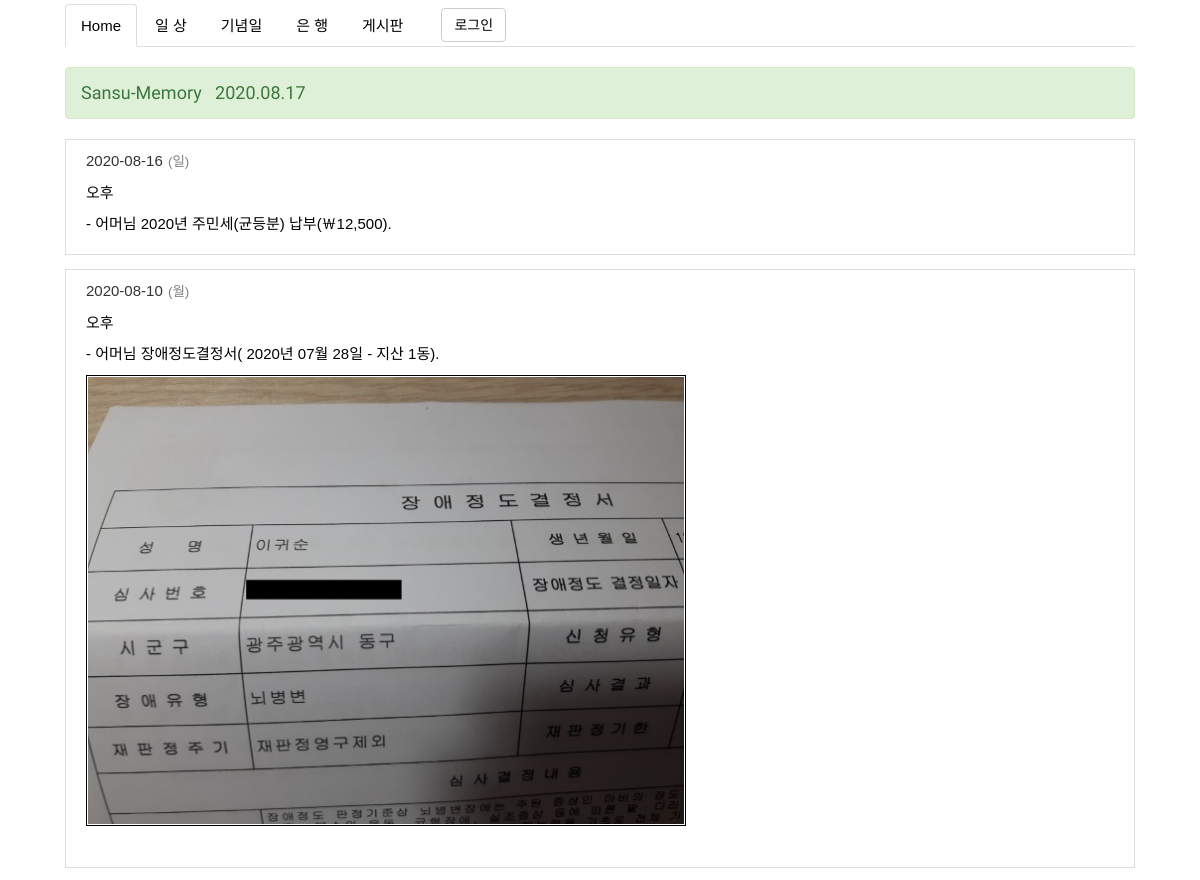
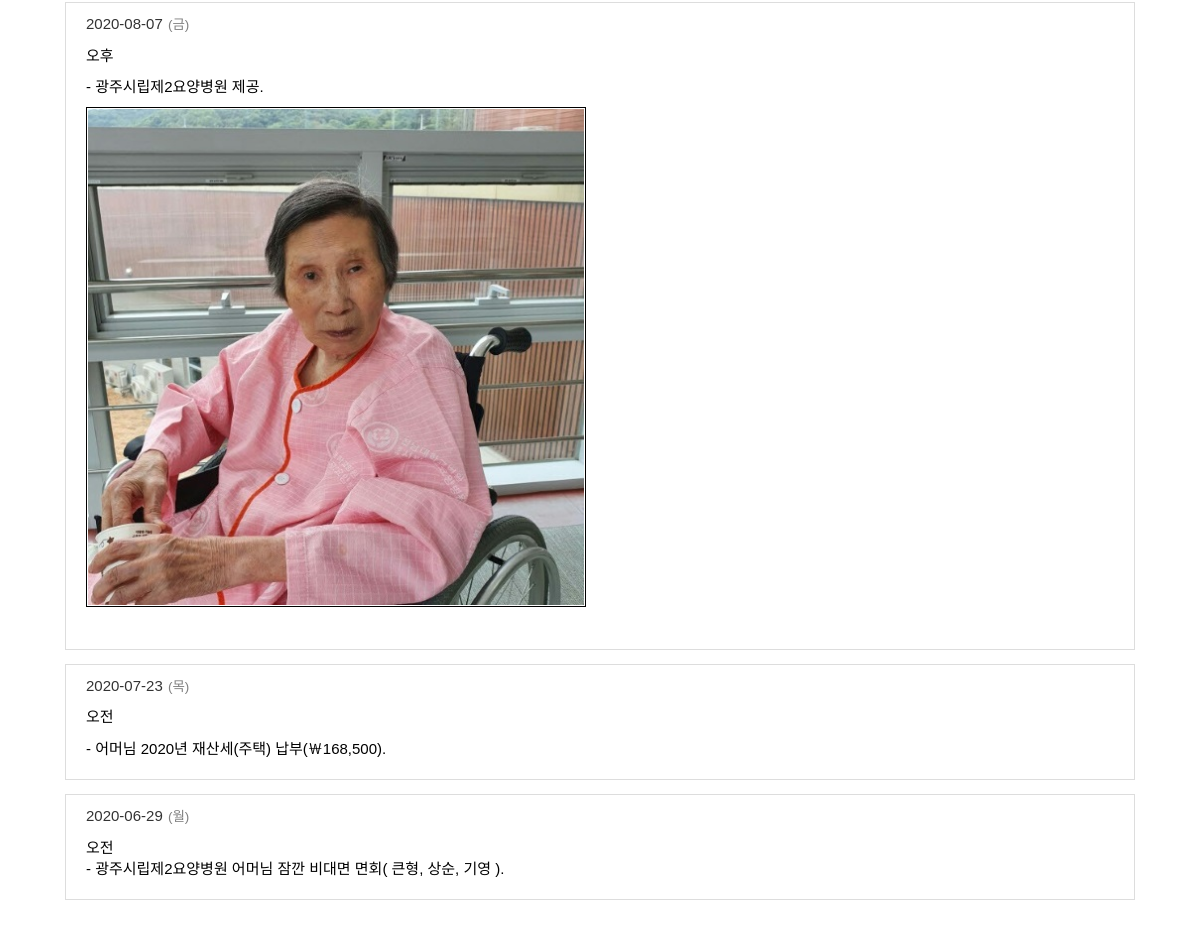
Screenshot of /daily_list/ with the database file from the repository (2 pictures, top to bottom).
### family_site/models.py (models this page shows, shortened)
class Daily(models.Model):
    daily_date = models.DateField('날자', help_text='날자입력')
    daily_day = models.CharField('요일', max_length=4, help_text='토요일 입력')
    daily_content = models.TextField('글내용', help_text='summernote 글 내용')
    daily_created_date = models.DateTimeField('생성일', default=timezone.now, help_text='생성날자')
    daily_published_date = models.DateTimeField('수정일', auto_now=True, help_text='수정날자')
    class Meta:
        ordering = ('-id',)

### family_site/views.py (the view)
# urls.py: path('daily_list/', views.DailyListView.as_view(), name='daily_list'),
class DailyListView(ListView):
    model = Daily
    template_name = 'family_site/daily/daily_list.html'

### family_site/templates/family_site/daily/daily_list.html
{% extends 'main_layout.html' %}
{% load static %}
{% block stylesheet %} {% static 'family_site/css/daily/daily_list.css' %} {% endblock stylesheet %}
{% block content1 %}
{% for i in object_list%}
<div id='daily'>
    <ul>
        <li><span>{{ i.daily_date|date:'Y-m-d' }}</span> <span>({{ i.daily_day }})</span></li>
        <li><span>{{ i.daily_content|safe }}</span></li>
    </ul>
</div>
{% endfor %}
{% endblock content1 %}

### staticfiles/css/main_layout.css (style rules this page uses)
* { padding: 0px; margin: 0px; font-size: 15px; font-family: "맑은 고딕", 나눔고딕, 고딕, Arial, Tahoma, "Trebuche MS", "Times New Roman", 바탕, 바탕체; word-wrap: break-word; }

### family_site/static/family_site/css/daily/daily_list.css (style rules this page uses)
#daily { border: 1px solid #dddddd; padding: 10px 10px 10px 20px; margin-bottom: 14px; display: block; overflow: auto; }
#daily > ul { list-style: none; }
#daily > ul > li:first-child > span+span { font-size: 0.9em; color: gray; padding-left: 1px; }
#daily ul> li:nth-child(2) > span { font-size: 0.9em; color: black; padding-top: 10px; display: block; }
img { display: block; max-width: 98%; max-height: 98%; position: relative; overflow: hidden; border: 1px solid #000000; padding: 1px; }

### rows the page displays
Daily: daily_date "2020-08-16", daily_day "일", daily_content "오후 - 어머님 2020년 주민세(균등분) 납부(￦12,500)."
Daily: daily_date "2020-08-10", daily_day "월", daily_content "오후 - 어머님 장애정도결정서( 2020년 07월 28일 - 지산 1동).", daily_content (picture)
Daily: daily_date "2020-08-07", daily_day "금", daily_content "오후 - 광주시립제2요양병원 제공.", daily_content (picture)
Daily: daily_date "2020-07-23", daily_day "목", daily_content "오전 - 어머님 2020년 재산세(주택) 납부(￦168,500)."
Daily: daily_date "2020-06-29", daily_day "월", daily_content "오전 - 광주시립제2요양병원 어머님 잠깐 비대면 면회( 큰형, 상순, 기영 )."
